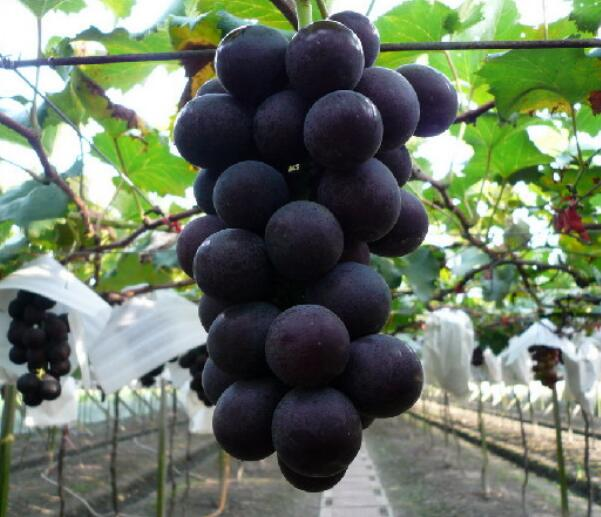
#> input picture putao2.jpg, 601 x 517 px
$ python '对比度自适应直方图均衡化.py'
#> lines starting #> are read from the running program, lines starting #| are printed output that depends on the picture
#限制对比度自适应直方图均衡化
from PIL import Image
import matplotlib.pyplot as plt
import numpy as np
import cv2
import os,shutil

# img = Image.open('AllData/test/banana/image_62.jpg').convert('RGB')
img = Image.open('putao2.jpg').convert('RGB')
#> img is the input picture: PIL image 601x517 RGB; mean R, G, B 106.6, 118.7, 100.3
img = np.uint8(img)

imgr = img[:,:,0]
imgg = img[:,:,1]
imgb = img[:,:,2]
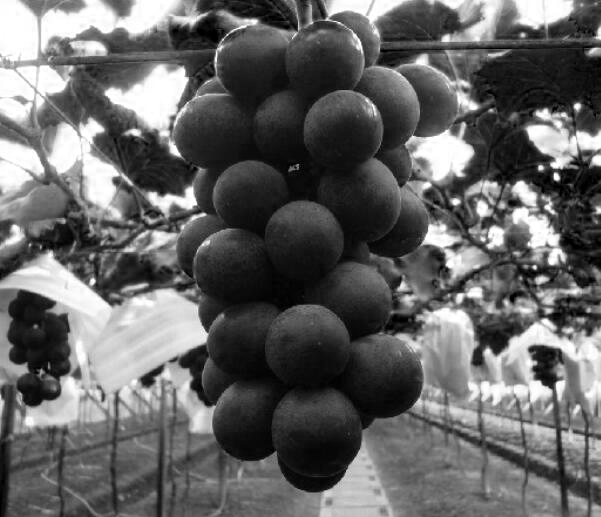
#> imgb: shape (517, 601); min 0, max 255, mean 100.3

claher = cv2.createCLAHE(clipLimit=2.0, tileGridSize=(2,2))
claheg = cv2.createCLAHE(clipLimit=2.0, tileGridSize=(2,2))
claheb = cv2.createCLAHE(clipLimit=2.0, tileGridSize=(2,2))
cllr = claher.apply(imgr)
cllg = claheg.apply(imgg)
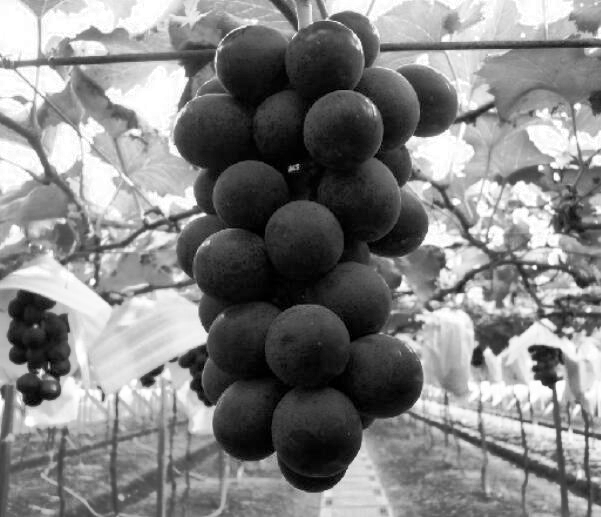
#> cllg: shape (517, 601); min 0, max 255, mean 130.9
cllb = claheb.apply(imgb)
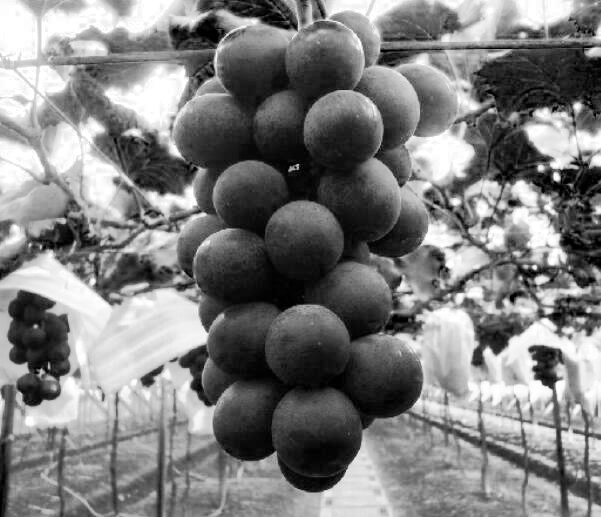
#> cllb: shape (517, 601); min 0, max 255, mean 126.5
rgb_img = np.dstack((cllr,cllg,cllb))
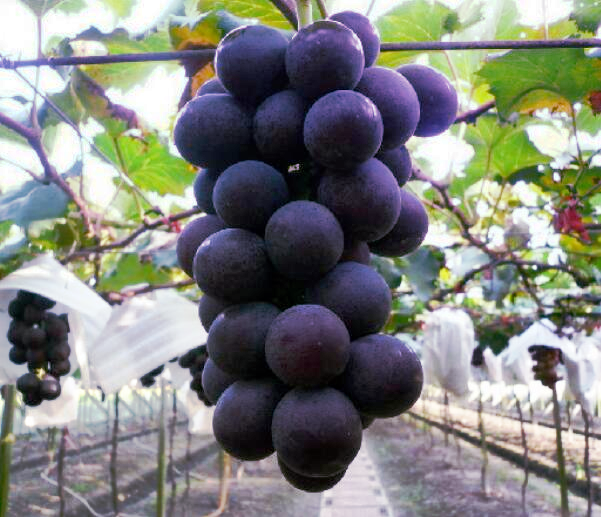
#> rgb_img: shape (517, 601, 3); mean R, G, B 128.8, 130.9, 126.5
claher2 = cv2.createCLAHE(tileGridSize=(4,4))
claheg2 = cv2.createCLAHE(tileGridSize=(4,4))
claheb2 = cv2.createCLAHE(tileGridSize=(4,4))
cllr2 = claher2.apply(imgr)
cllg2 = claheg2.apply(imgg)
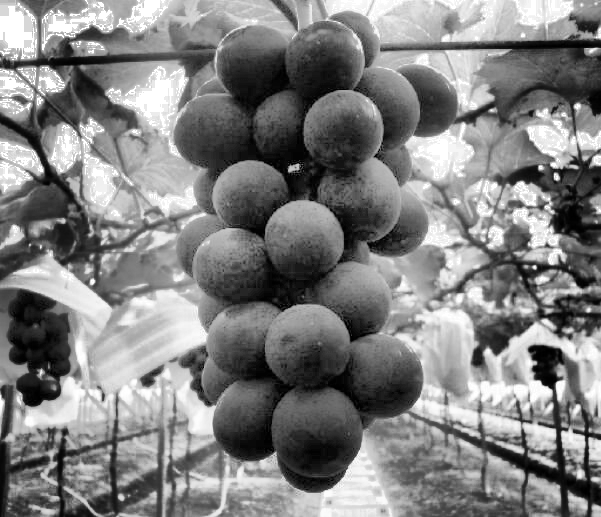
#> cllg2: shape (517, 601); min 0, max 255, mean 128.6
cllb2 = claheb2.apply(imgb)
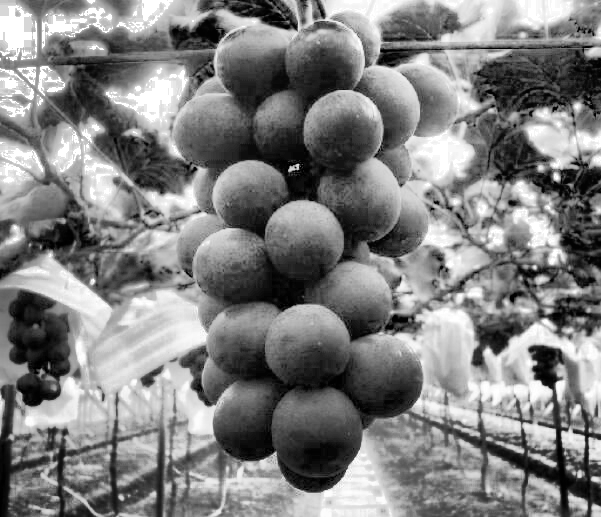
#> cllb2: shape (517, 601); min 0, max 255, mean 128.7
rgb_img2 = np.dstack((cllr2,cllg2,cllb2))
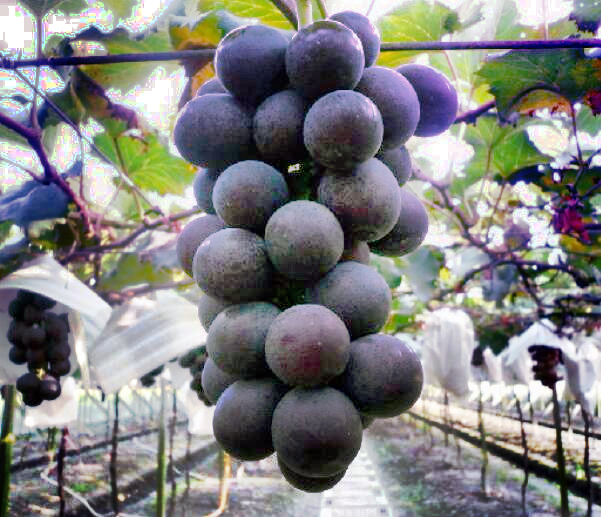
#> rgb_img2: shape (517, 601, 3); mean R, G, B 128.4, 128.6, 128.7
cv2.imwrite(os.path.join('result', "a1" + ".jpg"), rgb_img)
plt.subplot(1,3,1),plt.imshow(img)
plt.title('orig'),plt.axis('off')
plt.subplot(1,3,2),plt.imshow(rgb_img2)
plt.title('ahe'),plt.axis('off')
plt.subplot(1,3,3),plt.imshow(rgb_img)
plt.title('Clahe'),plt.axis('off')
plt.show()
plt.subplot(1,1,1),plt.imshow(rgb_img)
plt.title('Clahe'),plt.axis('off')
plt.show()

$ run again, with 农作物图像/苹果/Image_62.jpg copied over putao2.jpg
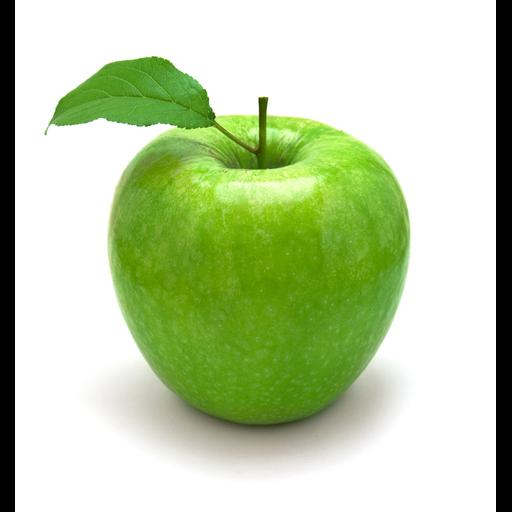
#> input picture 农作物图像/苹果/Image_62.jpg, 512 x 512 px
#> img is the input picture: PIL image 512x512 RGB; mean R, G, B 190, 207.5, 167.4
#> `cllb = claheb.apply(imgb)`:
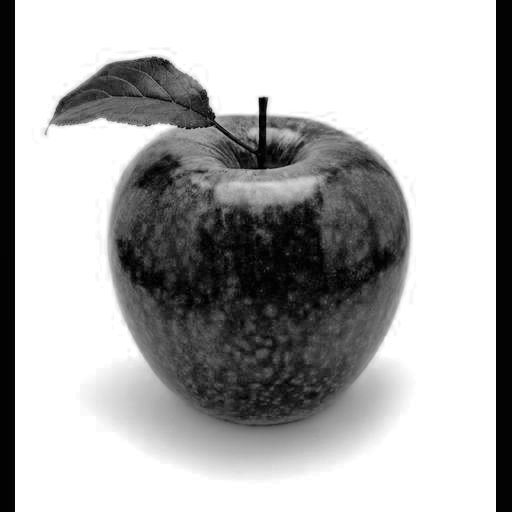
#> cllb: shape (512, 512); min 2, max 255, mean 175.6
#> `rgb_img2 = np.dstack((cllr2,cllg2,cllb2))`:
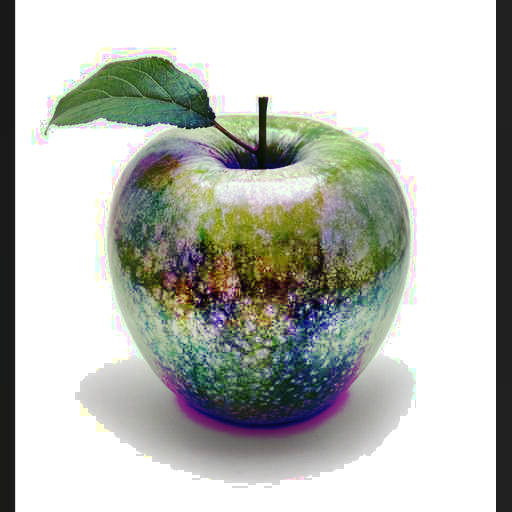
#> rgb_img2: shape (512, 512, 3); mean R, G, B 187.3, 190.3, 183.8

$ run again, with caomei.jpg copied over putao2.jpg
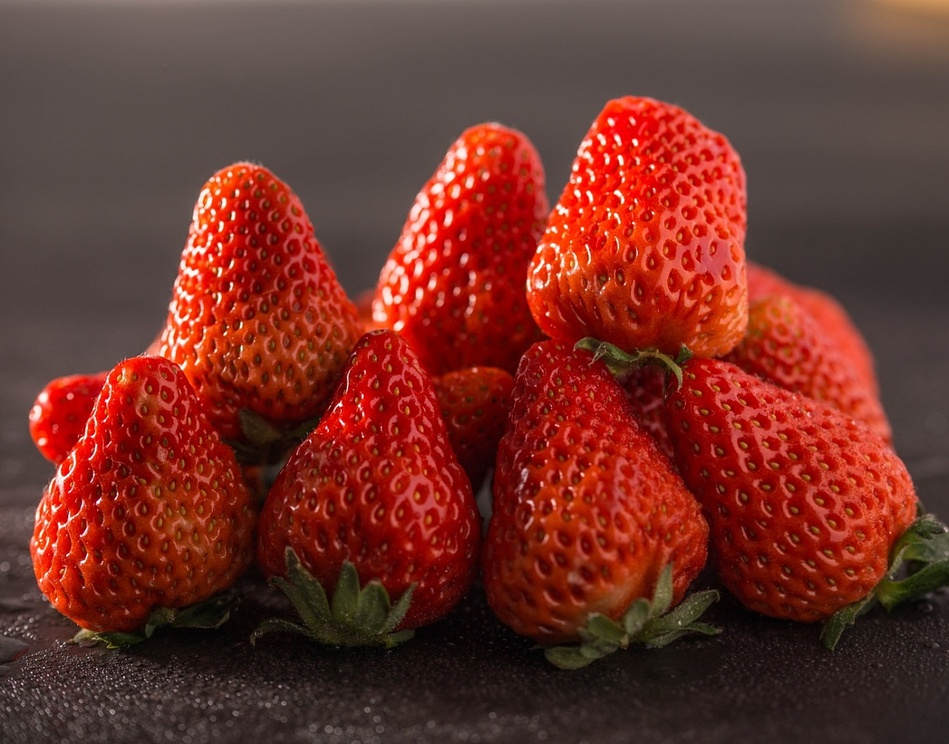
#> input picture caomei.jpg, 949 x 744 px, shrunk from 1280 x 1003 before the run
#> img is the input picture: PIL image 949x744 RGB; mean R, G, B 111.6, 49.9, 41.7
#> `rgb_img2 = np.dstack((cllr2,cllg2,cllb2))`:
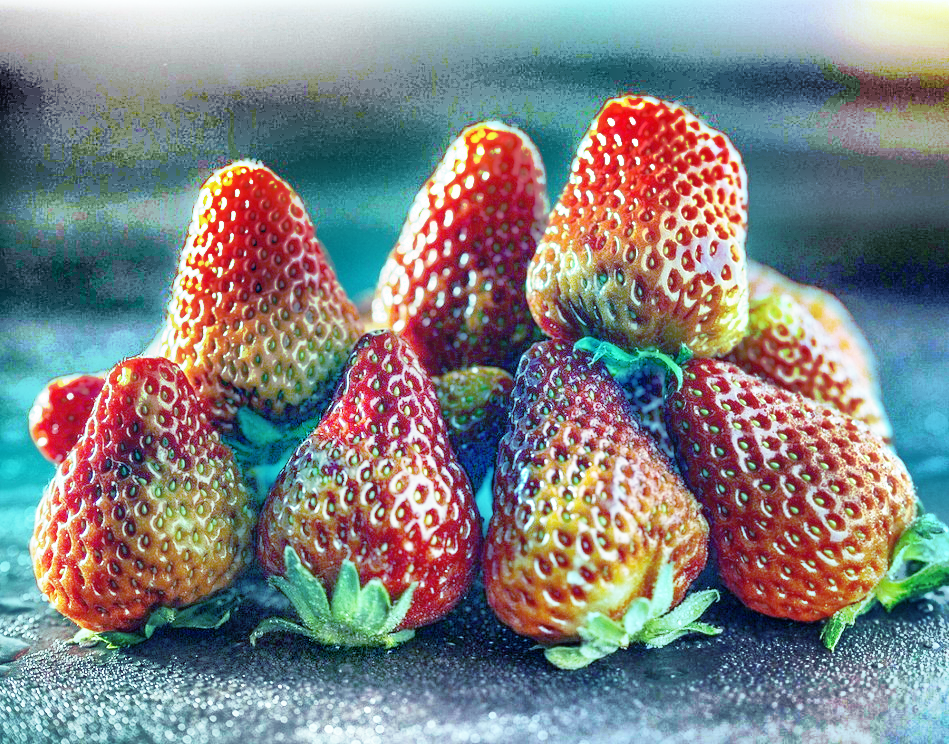
#> rgb_img2: shape (744, 949, 3); mean R, G, B 130.2, 130.7, 130.9
